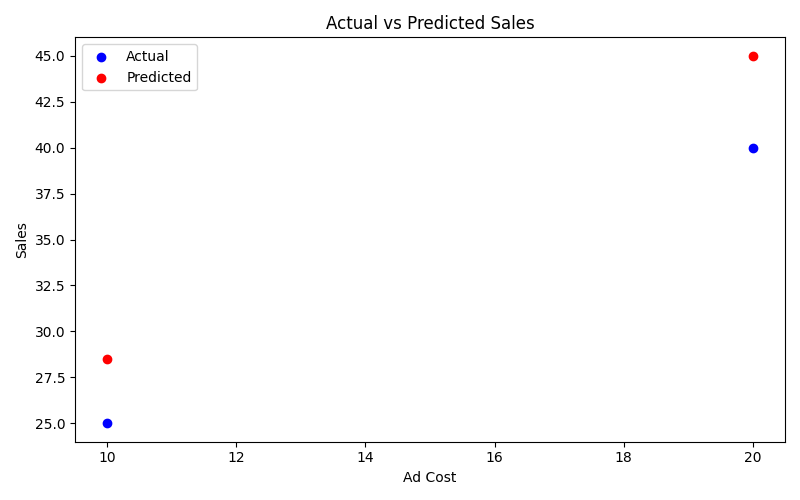

The Python source for this figure:
import pandas as pd
from sklearn.model_selection import train_test_split
from sklearn.linear_model import LinearRegression
import matplotlib.pyplot as plt

# csvの読み込み
df = pd.read_csv("ads.csv")

# X, yに分ける
X = df[["ad_cost"]]
y = df["sales"]

# train/test 分割
X_train, X_test, y_train, y_test = train_test_split(
    X, y, test_size=0.2, random_state=42
)

# 理解するためのプリント
print("---df---")
print(df)

print("---X---")
print(X)

print("---y---")
print(y)

print("---X_train---")
print(X_train)

print("---X_test---")
print(X_test)

model = LinearRegression()
model.fit(X_train, y_train)

# 予測
y_pred = model.predict(X_test)

#print("予測：", y_pred)
#print("実測：", y_test.values)

# グラフの作成
plt.figure(figsize=(8,5))
plt.scatter(X_test, y_test, color="blue", label="Actual")
plt.scatter(X_test, y_pred, color="red", label="Predicted")

plt.title("Actual vs Predicted Sales")
plt.xlabel("Ad Cost")
plt.ylabel("Sales")
plt.legend()
plt.tight_layout()
plt.savefig("ads.png")
